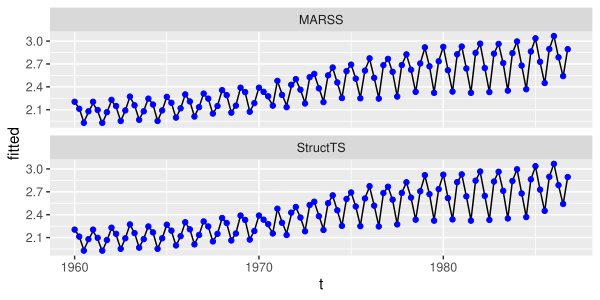

Recreate this plot in R.
###################################################
### code chunk number 25: Cs505_fitted
###################################################
fitted2 <- fitted(fit2, type = "ytt")
df2 <- data.frame(t = as.numeric(time(fitted1)), fitted = fitted2$.fitted, name = "MARSS")
df1 <- data.frame(t = df2$t, fitted = as.numeric(fitted1[, 1] + fitted1[, 3]), name = "StructTS")
df <- rbind(df1, df2)
df$y <- fitted2$y

ggplot(df) +
  geom_line(aes(x = t, y = fitted)) +
  geom_point(aes(x = t, y = y), col = "blue") +
  facet_wrap(~name, ncol = 1)
